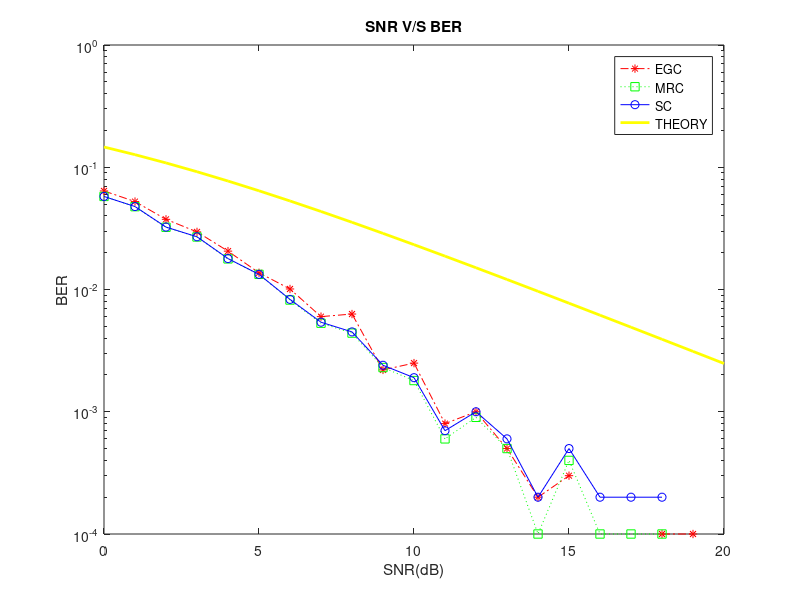

Write MATLAB code to recreate this figure.
clc;clear;close all;
x = 1; % signal to transmit Eb = 1
TRIAL = 10000; %number of simulation runs per EbN0 %50000
for EbN0 = 0:1:20 %dB
    linear_EbN0 = 10^(EbN0/10); 
    nvar = 1/(linear_EbN0); %calculation of N0, Here, Eb = 1
    error1 = 0; %set error counter to 0 for MRC
    error2 = 0; %set error counter to 0 for EGC
    error3 = 0; %set error counter to 0 for SC
    
        for trial = 1:TRIAL % monte carlo trials.. count the errors
            n1 = sqrt(nvar/2)*randn; %noise for the first RX1
            n2 = sqrt(nvar/2)*randn; %noise for the second RX2
            h1 = sqrt(0.5)*abs(randn + j*randn); %rayleigh amplitude RX1
            h2 = sqrt(0.5)*abs(randn + j*randn); %rayleigh amplitude RX2
            
            %Equal Gain combining
            y1 = x*h1+n1; % Signal 1
            y2 = x*h2+n2; % Signal 2
            y_equal = 0.5*(y1+y2); %constant gain of 0.5 
            
            %Maximal Ratio combining
            a1 = (abs(h1))^2;
            a2 = (abs(h2))^2;
            y_maximal = x*(a1*h1+a2*h2)+a1*n1+a2*n2;
            
         %Selection Combining
          if a1>=a2
              y_SC=x*h1*a1+a1*n1;
          else
              y_SC=x*h2*a2+a2*n2;
          end
          
            if y_equal < 0 %define decision region as 0 
                error1 = error1 + 1;
            end
            if y_maximal < 0 
                error2 = error2 + 1;
            end
            if y_SC < 0 
                error3 = error2 + 1;
            end
        end
    BER1(EbN0+1) = error1/(TRIAL);
    BER2(EbN0+1) = error2/(TRIAL);
    BER3(EbN0+1) = error3/(TRIAL);
end

% plot simulations

EbNo=0:1:20; %changed from 10
mu = 10.^(EbNo./10);
ber_theory = (1/2)*(1 - sqrt(mu ./ (mu + 1)));%Theoritical expression 
semilogy(EbNo,BER1,'r-.*');
hold on;
semilogy(EbNo,BER2,'g:s');
semilogy(EbNo,BER3,'b-o');
semilogy(EbNo,ber_theory,'y','LineWidth',2); % plot EG BER vs EbNo 
legend('EGC','MRC','SC','THEORY');
xlabel('SNR(dB)') %Label for x-axis
ylabel('BER') %Label for y-axis
title('SNR V/S BER');